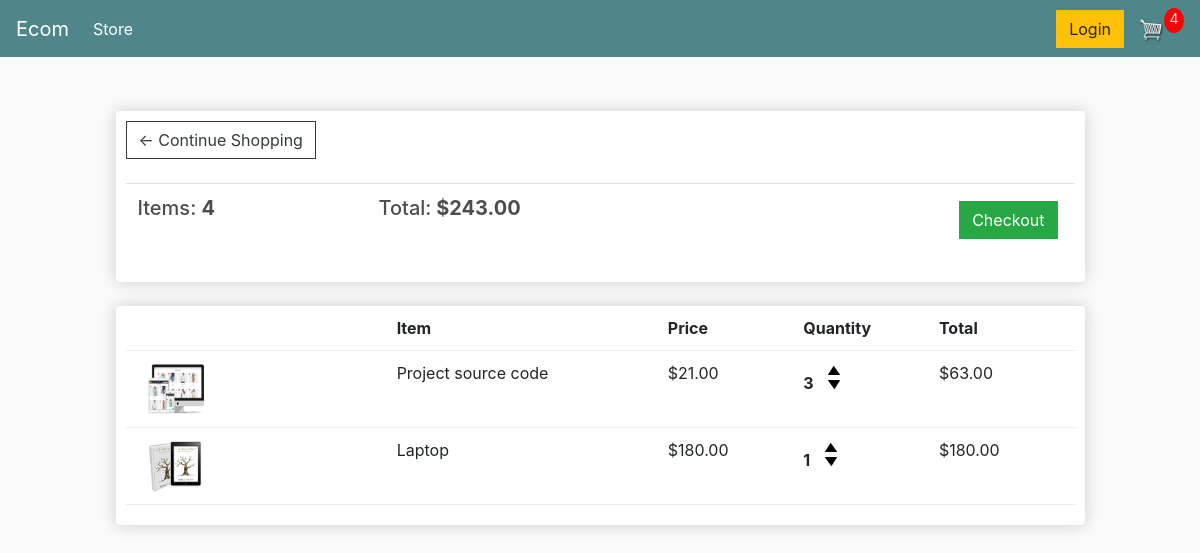
The app's page /cart/ (signed in) with its own data.
### store/models.py (models this page shows, shortened)
class Order(models.Model):
    customer = models.ForeignKey(Customer, on_delete=models.SET_NULL, blank=True, null=True)
    date_ordered = models.DateTimeField(auto_now_add=True)
    complete = models.BooleanField(default=False, null=True, blank=False)
    transaction_id = models.CharField(max_length=200, null=True)
    @property
    def get_cart_total(self):
        orderitems = self.orderitem_set.all()
        total = sum(item.get_total for item in orderitems)
        return total
    @property
    def get_cart_items(self):
        orderitems = self.orderitem_set.all()
        total = sum(item.quantity for item in orderitems)
        return total

class OrderItem(models.Model):
    product = models.ForeignKey(Product, on_delete=models.SET_NULL, blank=True, null=True)
    order = models.ForeignKey(Order, on_delete=models.SET_NULL, blank=True, null=True)
    quantity = models.IntegerField(default=0, null=True, blank=True)
    date_added = models.DateTimeField(auto_now_add=True)
    @property
    def get_total(self):
        total=self.product.price * self.quantity
        return total

class Product(models.Model):
    name = models.CharField(max_length=200, null=True)
    price = models.FloatField()
    digital = models.BooleanField(default=False, null=True, blank=False)
    image=models.ImageField(blank=True, null=True)
    @property
    def imageURL(self):
        try:
            url=self.image.url
        except:
            url="images/placeholder.png"
        return url

### store/views.py (the view)
# urls.py: path("cart/", views.cart,name="cart"),
def cart(request):
	data = cartData(request)
	cartItems = data['cartItems']
	order = data['order']
	items = data['items']
	context = {'items':items, 'order':order, 'cartItems':cartItems}
	return render(request, 'store/cart.html', context)

### store/utils.py (called while the page is built)
def cartData(request):
	if request.user.is_authenticated:
		customer = request.user.customer
		order, created = Order.objects.get_or_create(customer=customer, complete=False)
		items = order.orderitem_set.all()
		cartItems = order.get_cart_items
	else:
		cookieData = cookieCart(request)
		cartItems = cookieData['cartItems']
		order = cookieData['order']
		items = cookieData['items']
	return {'cartItems':cartItems ,'order':order, 'items':items}

### store/templates/store/cart.html
{% extends 'store/main.html' %}
{% load static %}
{% block content %}
	<div class="row">
		<div class="col-lg-12">
			<div class="box-element">
				<a  class="btn btn-outline-dark" href="{% url 'store' %}">&#x2190; Continue Shopping</a>
				<br>
				<br>
				<table class="table">
					<tr>
						<th><h5>Items: <strong>{{order.get_cart_items}}</strong></h5></th>
						<th><h5>Total:<strong> ${{order.get_cart_total|floatformat:2}}</strong></h5></th>
						<th>
							<a  style="float:right; margin:5px;" class="btn btn-success" href="{% url 'checkout' %}">Checkout</a>
						</th>
					</tr>
				</table>
			</div>
			<br>
			<div class="box-element">
				<div class="cart-row">
					<div style="flex:2"></div>
					<div style="flex:2"><strong>Item</strong></div>
					<div style="flex:1"><strong>Price</strong></div>
					<div style="flex:1"><strong>Quantity</strong></div>
					<div style="flex:1"><strong>Total</strong></div>
				</div>
				{% for item in items %}
				<div class="cart-row">
					<div style="flex:2"><img class="row-image" src="{{item.product.imageURL}}"></div>
					<div style="flex:2"><p>{{item.product.name}}</p></div>
					<div style="flex:1"><p>${{item.product.price|floatformat:2}}</p></div>
					<div style="flex:1">
						<p class="quantity">{{item.quantity}}</p>
						<div class="quantity">
							<img data-product="{{item.product.id}}" data-action="add" class="chg-quantity update-cart" src="{% static  'images/arrow-up.png' %}">
							<img data-product="{{item.product.id}}" data-action="remove" class="chg-quantity update-cart" src="{% static  'images/arrow-down.png' %}">
						</div>
					</div>
					<div style="flex:1"><p>${{item.get_total|floatformat:2}}</p></div>
				</div>
				{% endfor %}
			</div>
		</div>
	</div>
{% endblock content %}

### static/css/main.css (style rules this page uses)
body { background-color: hsl(0, 0%, 98%); }
h1,h2,h3,h4,h5,h6 { color:hsl(0, 0%, 30%); }
.box-element { box-shadow:hsl(0, 0%, 80%) 0 0 16px; background-color: #fff; border-radius: 4px; padding: 10px; }
.col-lg-2, .col-lg-4, .col-lg-6, .col-lg-8, .col-lg-12 { margin-top: 30px; }
.btn { border-radius: 0; }
.row-image { width: 100px; }
.row { margin: auto; width: 90%; }
.cart-row { display: flex; align-items: flex-stretch; padding-bottom: 10px; margin-bottom: 10px; border-bottom: 1px solid #ececec; }
.quantity { display: inline-block; font-weight: 700; padding-right:10px; }
.chg-quantity { width: 12px; cursor: pointer; display: block; margin-top: 5px; transition:.1s; }

### records on screen
Order: get_cart_items "4", get_cart_total "243.00"
OrderItem: product.imageURL (picture), product.name "Project source code", product.price "21.00", quantity "3", get_total "63.00"
OrderItem: product.imageURL (picture), product.name "Laptop", product.price "180.00", quantity "1", get_total "180.00"

### other values on screen
{{ cartItems }} "4"
